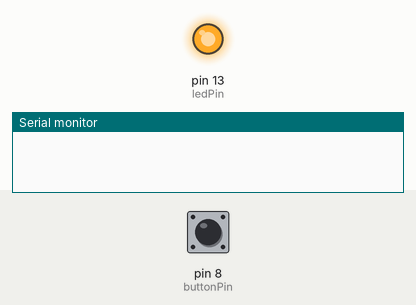
This sketch was run on a simulated Arduino Uno, built with avr-gcc and run on an emulated ATmega328P. On the bench: output pins drawn as LEDs (lit = HIGH), the last lines printed to the serial monitor. Dashed ring = blinking. The inputs (shaded band) are chosen by the test bench; at power-on: pin 8 (buttonPin) HIGH.

Above: at 1.2 s.
1.3 s: pin 8 (buttonPin) pulled LOW for 0.15 s
At 1.55 s:
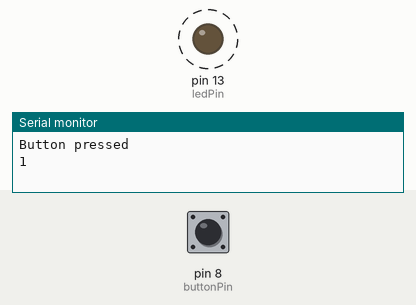
Timing chart, 0 to 4.3 s (numbered marks = the images above; inputs shaded):
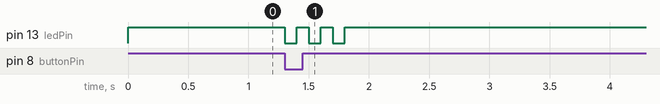

Measured:
- after the input at 1.3 s, pin 13 (ledPin): alternates HIGH for 0.10 s and LOW for 0.10 s, 6 changes in all, then stays HIGH, starting at once

The sketch:

alarm_candle.ino
```cpp
const int ledPin = 13;
const int buttonPin = 8;

int pressCount = 0;
bool lastButtonState = HIGH;

void setup() {
  pinMode(ledPin, OUTPUT);
  pinMode(buttonPin, INPUT_PULLUP);
  Serial.begin(9600);
  digitalWrite(ledPin, HIGH);

}

void loop() {

  int buttonState = digitalRead(buttonPin);


  if (buttonState == LOW && lastButtonState == HIGH) { // pressed down
  Serial.print("Button pressed\n");
  Serial.println(pressCount+1);
    pressCount++;
    if (pressCount >= 3){
        pressCount = 0;
        digitalWrite(ledPin, LOW);
        delay(10000);
        digitalWrite(ledPin, HIGH);
      } else {
    for (int i=0; i<3; i++) {
      digitalWrite(ledPin, LOW);
      delay(100);
      digitalWrite(ledPin, HIGH);
      delay(100);
    }
      }
  } if (pressCount < 3) {
    digitalWrite(ledPin, HIGH);
  }
  lastButtonState = buttonState;
}
```
